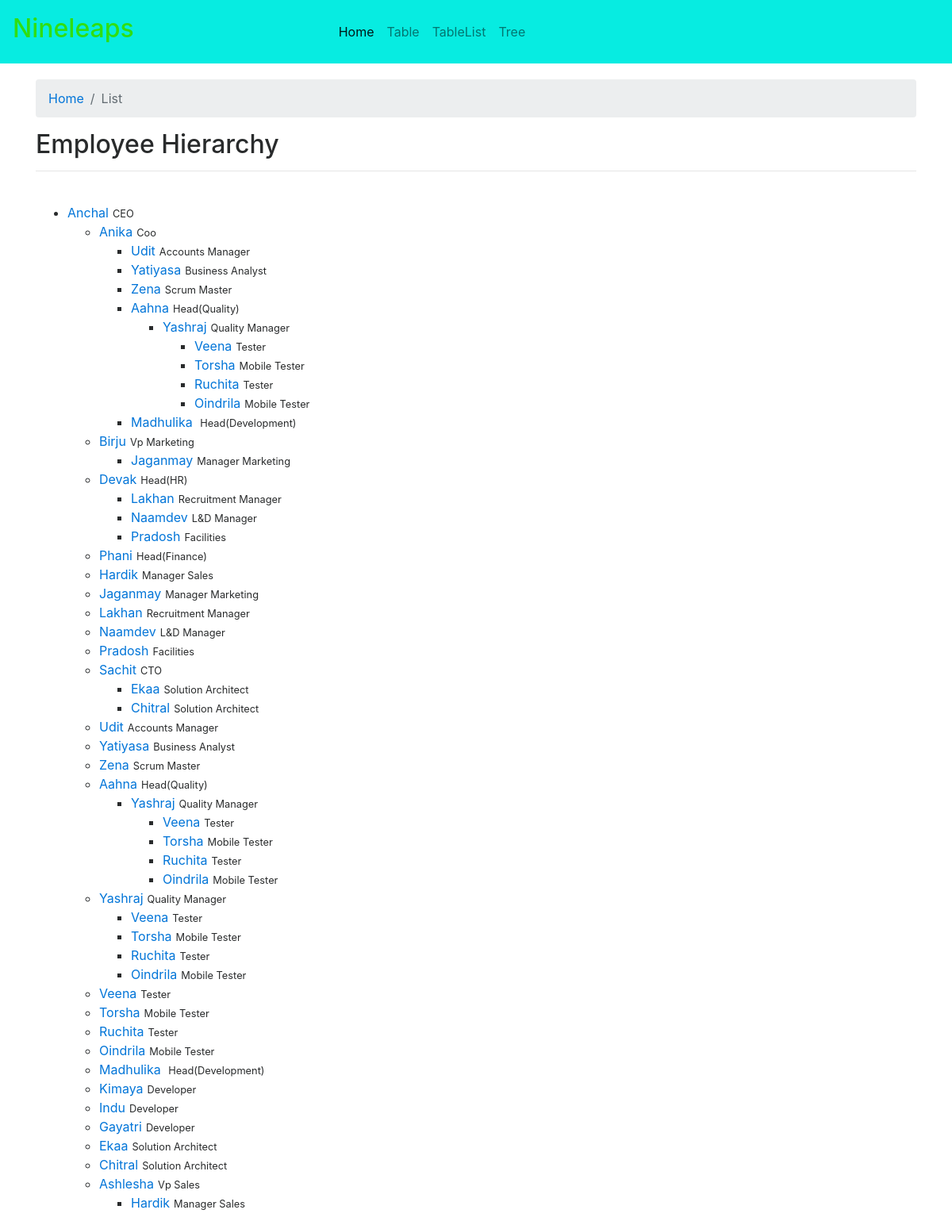
/List.php, run on the app's committed database.
### tables this page shows
CREATE TABLE IF NOT EXISTS `Employee` (
  `Id` int(11) NOT NULL,
  `Name` varchar(45) NOT NULL,
  `Designation` varchar(45) NOT NULL,
  `Manager` varchar(45) DEFAULT NULL
);

### List.php (the view, shortened to what this page needs)
<html>
  <head>
	   <link rel="stylesheet" href="bootstrap/css/bootstrap.css">
	   <link rel="stylesheet" href="bootstrap/css/bootstrap.min.css">
	   <link rel="stylesheet" href="bootstrap/css/bootstrap-grid.css">
	   <link rel="stylesheet" href="bootstrap/css/bootstrap-grid.min.css">
	   <link rel="stylesheet" href="bootstrap/css/bootstrap-reboot.css">
	   <link rel="stylesheet" href="bootstrap/css/bootstrap-reboot.min.css">
  </head>
  <body>
		<nav class="navbar navbar-toggleable-md navbar-light bg-faded " style="background-color: #07ECE1;">
		  <h1 style="color:#30DE10;">Nineleaps</h1>
		  <div class="collapse navbar-collapse" id="navbarText">
			<ul class="navbar-nav mr-auto">
			  <li class="nav-item active">
				<a class="nav-link" href="index.php">Home <span class="sr-only">(current)</span></a>
			  </li>
			  <li class="nav-item">
				<a class="nav-link" href="table.php">Table</a>
			  </li>
			  <li class="nav-item">
				<a class="nav-link" href="List.php">TableList</a>
			  </li>
			  <li class="nav-item">
				<a class="nav-link" href="Tree.php">Tree</a>
			  </li>
			</ul>
		  </div>
		</nav>
		<div class="container"><ol class="breadcrumb">
		  <li class="breadcrumb-item"><a href="index.php">Home</a></li>
		  <li class="breadcrumb-item active">List</li>
		</ol></div>
		<div class="container">
		  <h1>Employee Hierarchy</h1>
		  <hr><br>
		  <ul>
			<li> <a href="view.php?id=1">Anchal</a><small>CEO</small><ul>
			<?php
			  include 'Db.php';
			  $q1="SELECT * FROM `Employee` WHERE Manager is not null";
			  $qr1=mysqli_query($conn,$q1);
			  while($r1=mysqli_fetch_assoc($qr1) )
			  {
				  $Name1=$r1['Name'];
				  $q2="SELECT * FROM `Employee` WHERE Manager='$Name1'";
				  $qr2=mysqli_query($conn,$q2);
				  $row2=mysqli_num_rows($qr2);
				  if($row2>=1)
				  {
					echo '<li> <a href="view.php?id='.$r1["Id"].'">'.$r1["Name"].'</a><small>'.$r1["Designation"].'</small><ul>';
					while($r2=mysqli_fetch_assoc($qr2))
					{
						$Name2=$r2['Name'];
						$q3="SELECT * FROM `Employee` WHERE Manager='$Name2'";
						$qr3=mysqli_query($conn,$q3);
						$row3=mysqli_num_rows($qr3);
						if($row3>=1)
						{
							echo '<li> <a href="view.php?id='.$r2["Id"].'">'.$r2["Name"].'</a><small>'.$r2["Designation"].'</small><ul>';
							while($r3=mysqli_fetch_assoc($qr3) )
							{
								$Name3=$r3['Name'];
								$q4="SELECT * FROM `Employee` WHERE Manager='$Name3'";
								$qr4=mysqli_query($conn,$q4);
								$row4=mysqli_num_rows($qr4);
								if($row4>=1)
								{
									echo '<li><a href="view.php?id='.$r3["Id"].'">'.$r3["Name"].'</a><small>'.$r3["Designation"].'</small><ul>';
									while($r4=mysqli_fetch_assoc($qr4))
									{
										echo '<li><a href="view.php?id='.$r4["Id"].'">'.$r4["Name"].'</a><small>'.$r4["Designation"].'</small></li>';
									}
									echo "</ul></li>";
								}
								else
								{
									echo '<li><a href="view.php?id='.$r3["Id"].'">'.$r3["Name"].'</a><small>'.$r3["Designation"].'</small></li>';
								}
							}
							echo "</ul></li>";
						}
						else
						{
							echo '<li><a href="view.php?id='.$r2["Id"].'">'.$r2["Name"].'</a><small>'.$r2["Designation"].'</small></li>';
						}
					}
					echo "</ul></li>";
				  }
				  else
				  {
					echo '<li> <a href="view.php?id='.$r1["Id"].'">'.$r1["Name"].'</a><small>'.$r1["Designation"].'</small></li>';
				  }
			  }
			?>
			</ul>
			</li>
		  </ul>
		</div>
  </body>
</html>

### List.php (style rules this page uses)
.navbar { height:80px; }
.collapse { padding-left:250px; }
.breadcrumb { margin-top:20px; }
.container { margin-top:10px; }
small { margin-left:5px; }
a { text-decoration:none; }

### data on the page
employee: Name "Anika", Designation "Coo"
employee: Name "Udit", Designation "Accounts Manager"
employee: Name "Yatiyasa", Designation "Business Analyst"
employee: Name "Zena", Designation "Scrum Master"
employee: Name "Aahna", Designation "Head(Quality)"
employee: Name "Yashraj", Designation "Quality Manager"
employee: Name "Veena", Designation "Tester"
employee: Name "Torsha", Designation "Mobile Tester"
employee: Name "Ruchita", Designation "Tester"
employee: Name "Oindrila", Designation "Mobile Tester"
employee: Name "Madhulika", Designation "Head(Development)"
employee: Name "Birju", Designation "Vp Marketing"
employee: Name "Jaganmay", Designation "Manager Marketing"
employee: Name "Devak", Designation "Head(HR)"
employee: Name "Lakhan", Designation "Recruitment Manager"
employee: Name "Naamdev", Designation "L&D Manager"
employee: Name "Pradosh", Designation "Facilities"
employee: Name "Phani", Designation "Head(Finance)"
employee: Name "Hardik", Designation "Manager Sales"
employee: Name "Sachit", Designation "CTO"
employee: Name "Ekaa", Designation "Solution Architect"
employee: Name "Chitral", Designation "Solution Architect"
employee: Name "Kimaya", Designation "Developer"
employee: Name "Indu", Designation "Developer"
employee: Name "Gayatri", Designation "Developer"
employee: Name "Ashlesha", Designation "Vp Sales"
